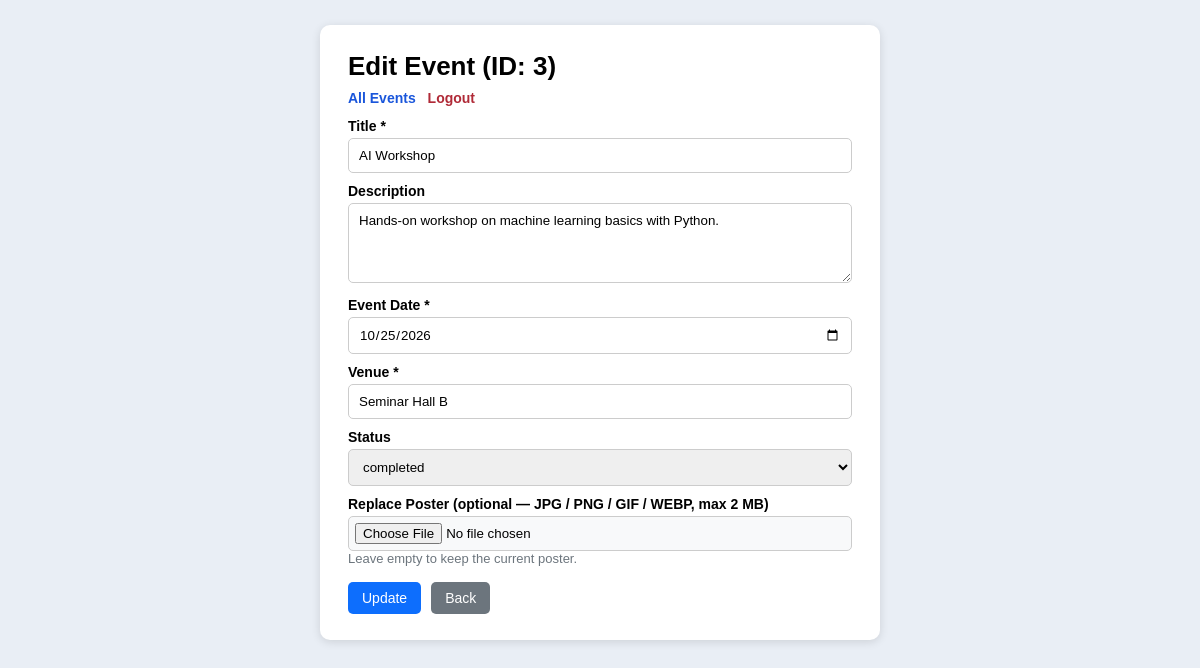
Page /edit.php?id=3 (signed in) on the committed database.
### tables this page shows
CREATE TABLE IF NOT EXISTS events (
    id INT AUTO_INCREMENT PRIMARY KEY,
    title VARCHAR(150) NOT NULL,
    description TEXT NULL,
    event_date DATE NOT NULL,
    venue VARCHAR(150) NOT NULL,
    status ENUM('upcoming','completed','cancelled') NOT NULL DEFAULT 'upcoming',
    poster VARCHAR(255) NULL COMMENT 'Stored file name inside uploads/',
    created_at TIMESTAMP DEFAULT CURRENT_TIMESTAMP
);

### edit.php (the view, shortened to what this page needs)
<?php
require_once "db.php";
$id = isset($_GET["id"]) ? (int)$_GET["id"] : 0;
$stmt = mysqli_prepare($conn, "SELECT id, title, description, event_date, venue, status, poster FROM events WHERE id = ?");
mysqli_stmt_bind_param($stmt, "i", $id);
mysqli_stmt_execute($stmt);
$res = mysqli_stmt_get_result($stmt);
$event = mysqli_fetch_assoc($res);
?>
<!DOCTYPE html>
<html>
<head><meta charset="UTF-8"><title>Edit Event</title><link rel="stylesheet" href="style.css"></head>
<body>
<div class="card form-box">
    <h1>Edit Event (ID: <?php echo (int)$event["id"]; ?>)</h1>
    <div class="top-links"><a href="index.php">All Events</a> <a href="logout.php" class="logout">Logout</a></div>
    <form method="POST" action="edit.php?id=<?php echo (int)$event["id"]; ?>" enctype="multipart/form-data" id="eventForm">
        <label>Title *</label>
        <input type="text" name="title" required minlength="3" maxlength="150"
               value="<?php echo htmlspecialchars($event["title"]); ?>">
        <label>Description</label>
        <textarea name="description" rows="4"><?php echo htmlspecialchars($event["description"] ?? ""); ?></textarea>
        <label>Event Date *</label>
        <input type="date" name="event_date" required value="<?php echo htmlspecialchars($event["event_date"]); ?>">
        <label>Venue *</label>
        <input type="text" name="venue" required maxlength="150" value="<?php echo htmlspecialchars($event["venue"]); ?>">
        <label>Status</label>
        <select name="status">
            <option value="completed" <?php echo ($event["status"] === "completed") ? "selected" : ""; ?>>completed</option>
        </select>
        <label>Replace Poster (optional &mdash; JPG / PNG / GIF / WEBP, max 2 MB)</label>
        <input type="file" name="poster" id="poster" accept=".jpg,.jpeg,.png,.gif,.webp,image/jpeg,image/png,image/gif,image/webp">
        <div class="muted">Leave empty to keep the current poster.</div>
        <div class="form-row">
            <button type="submit" class="btn btn-save">Update</button>
            <a href="index.php" class="btn btn-back">Back</a>
        </div>
    </form>
</div>
</body>
</html>

### style.css (style rules this page uses)
* { box-sizing: border-box; font-family: Arial, Helvetica, sans-serif; }
body { background: #e9eef5; margin: 0; padding: 25px 12px; }
.card { background: #fff; max-width: 1020px; margin: 0 auto; padding: 26px 28px; border-radius: 10px; box-shadow: 0 2px 10px rgba(0,0,0,.12); }
h1 { margin: 0 0 8px; font-size: 26px; }
.top-links { margin-bottom: 12px; font-size: 14px; }
.top-links a { color: #1a56db; text-decoration: none; margin-right: 8px; font-weight: bold; }
.top-links .logout { color: #b02a37; }
.muted { color: #6c757d; font-size: 13px; }
.btn { padding: 8px 14px; border: none; border-radius: 5px; cursor: pointer; color: #fff; font-size: 14px; text-decoration: none; display: inline-block; }
.form-box { max-width: 560px; }
.form-box label { display: block; margin: 10px 0 4px; font-weight: bold; font-size: 14px; }
.form-box input, .form-box select, .form-box textarea { width: 100%; padding: 9px 10px; border: 1px solid #ccc; border-radius: 5px; }
.form-box textarea { resize: vertical; }
.form-box input[type="file"] { padding: 6px; background: #f8f9fa; }
.form-row { margin-top: 16px; display: flex; gap: 10px; }
.btn-save { background: #0d6efd; }
.btn-back { background: #6c757d; }

### rows in the picture
events: id "3", title "AI Workshop", description "Hands-on workshop on machine learning basics with Python.", event_date "10/25/2026", venue "Seminar Hall B", status "completed"
